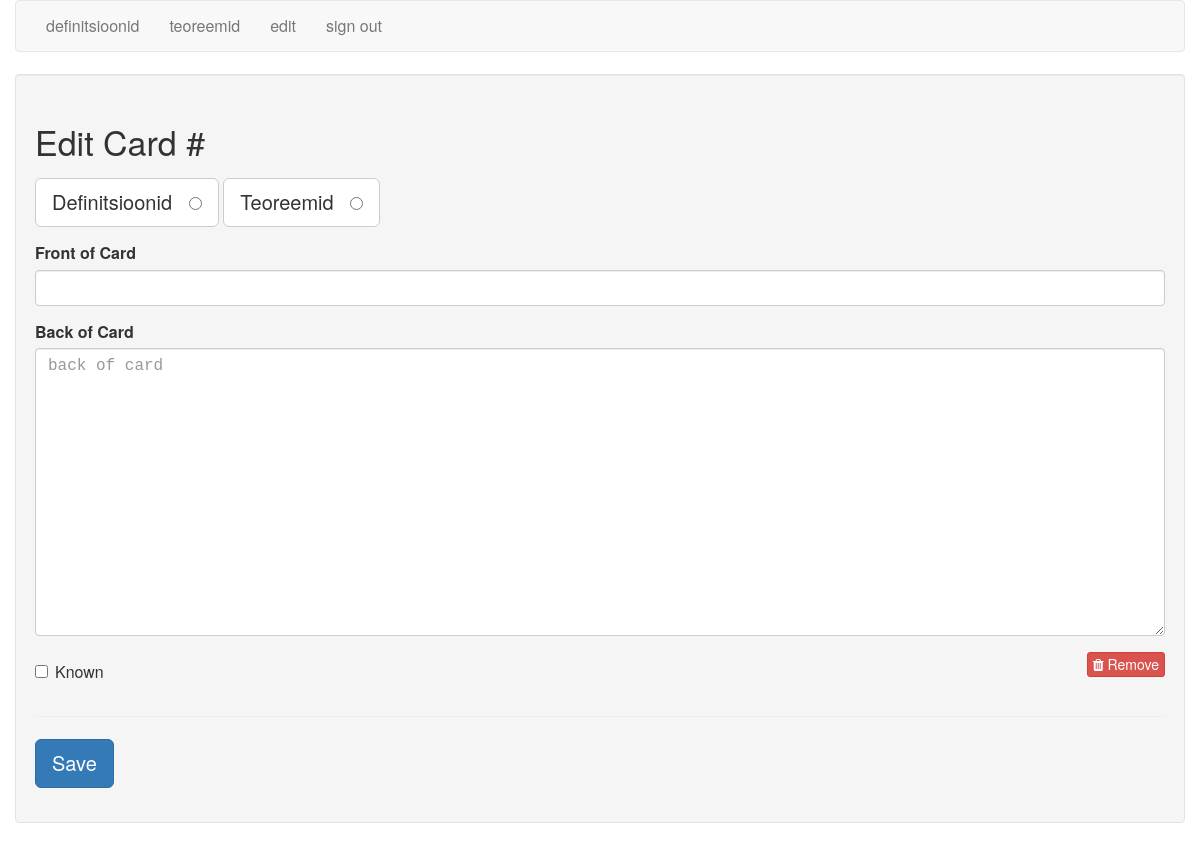
The page /edit/55 (signed in) on the database as committed earlier.
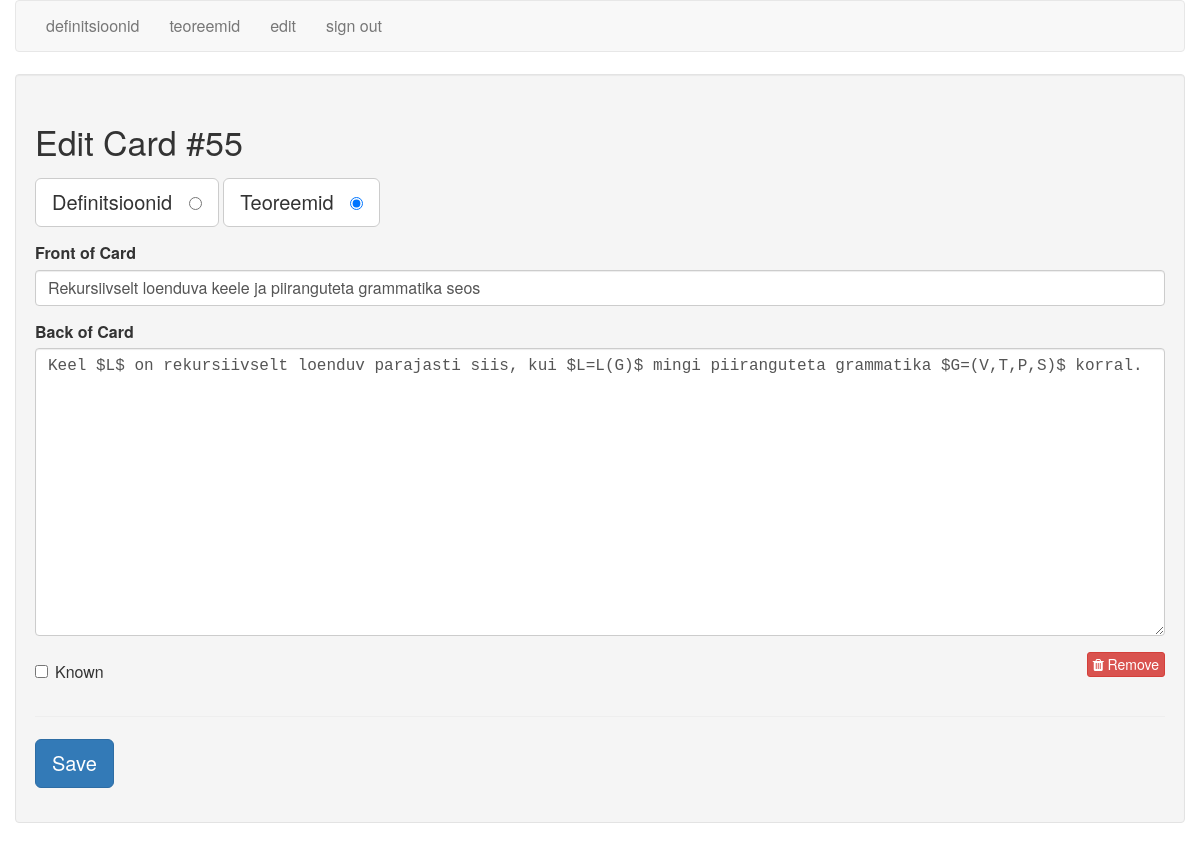
The same page on the database as committed later.
### tables this page shows
CREATE TABLE cards (
  id integer primary key autoincrement,
  type tinyint not null, /* 1 for vocab, 2 for code */
  front text not null,
  back text not null,
  known boolean default 0
);

### flash_cards.py (the view)
@app.route('/edit/<card_id>')
def edit(card_id):
    if not session.get('logged_in'):
        return redirect(url_for('login'))
    db = get_db()
    query = '''
        SELECT id, type, front, back, known
        FROM cards
        WHERE id = ?
    '''
    cur = db.execute(query, [card_id])
    card = cur.fetchone()
    return render_template('edit.html', card=card)

### flash_cards.py (called while the page is built)
def connect_db():
    rv = sqlite3.connect(app.config['DATABASE'])
    rv.row_factory = sqlite3.Row
    return rv

def get_db():
    if not hasattr(g, 'sqlite_db'):
        g.sqlite_db = connect_db()
    return g.sqlite_db

### templates/edit.html (shortened to what this page needs)
{% extends "layout.html" %}
{% block body %}
    <div class="well">
        <h2>Edit Card #{{ card.id }}</h2>
        <form action="{{ url_for('edit_card') }}" method="post" class="cardForm">
            <div class="form-group">
                <label for="general" class="btn btn-default btn-lg">Definitsioonid &nbsp;
                    <input type="radio" name="type" value="1"
                           id="general" {{ "checked" if (card.type == 1) else "" }} />
                </label>
                <label for="code" class="btn btn-default btn-lg">Teoreemid &nbsp;
                    <input type="radio" name="type" value="2" id="code" {{ "checked" if (card.type == 2) else "" }} />
                </label>
            </div>
            <div class="form-group">
                <label for="front">Front of Card</label>
                <input type="text" name="front" id="front" class="form-control" value="{{ card.front|e }}">
            </div>
            <div class="form-group">
                <label for="back">Back of Card</label>
                <textarea name="back"
                          class="form-control"
                          id="back"
                          placeholder="back of card"
                          rows="12">{{ card.back|e }}</textarea>
            </div>
            <div class="row">
                <div class="col-xs-6">
                    <div class="checkbox">
                        <label>
                            <input type="checkbox" name="known"
                                   value="1" {{ "checked" if (card.known == 1) else "" }} /> Known
                        </label>
                    </div>
                </div>
                <div class="col-xs-6 text-right">
                    <a href="{{ url_for('delete', card_id=card.id) }}" class="btn btn-danger btn-xs">
                        <i class="fa fa-trash"></i>
                        Remove
                    </a>
                </div>
            </div>
            <hr/>
            <div class="form-group">
                <button type="submit" class="saveButton btn btn-lg btn-primary">Save</button>
            </div>
        </form>
    </div>
{% endblock %}

Rows that differ between the two databases and show on the page:
added cards: id "55", front "Rekursiivselt loenduva keele ja piiranguteta grammatika seos", back "Keel $L$ on rekursiivselt loenduv parajasti siis, kui $L=L(G)$ mingi piiranguteta grammatika $G=(V,T,P,S)$ korral."
Other text that changed with them:
form field type: "☐ Teoreemid" → "☑ Teoreemid"
